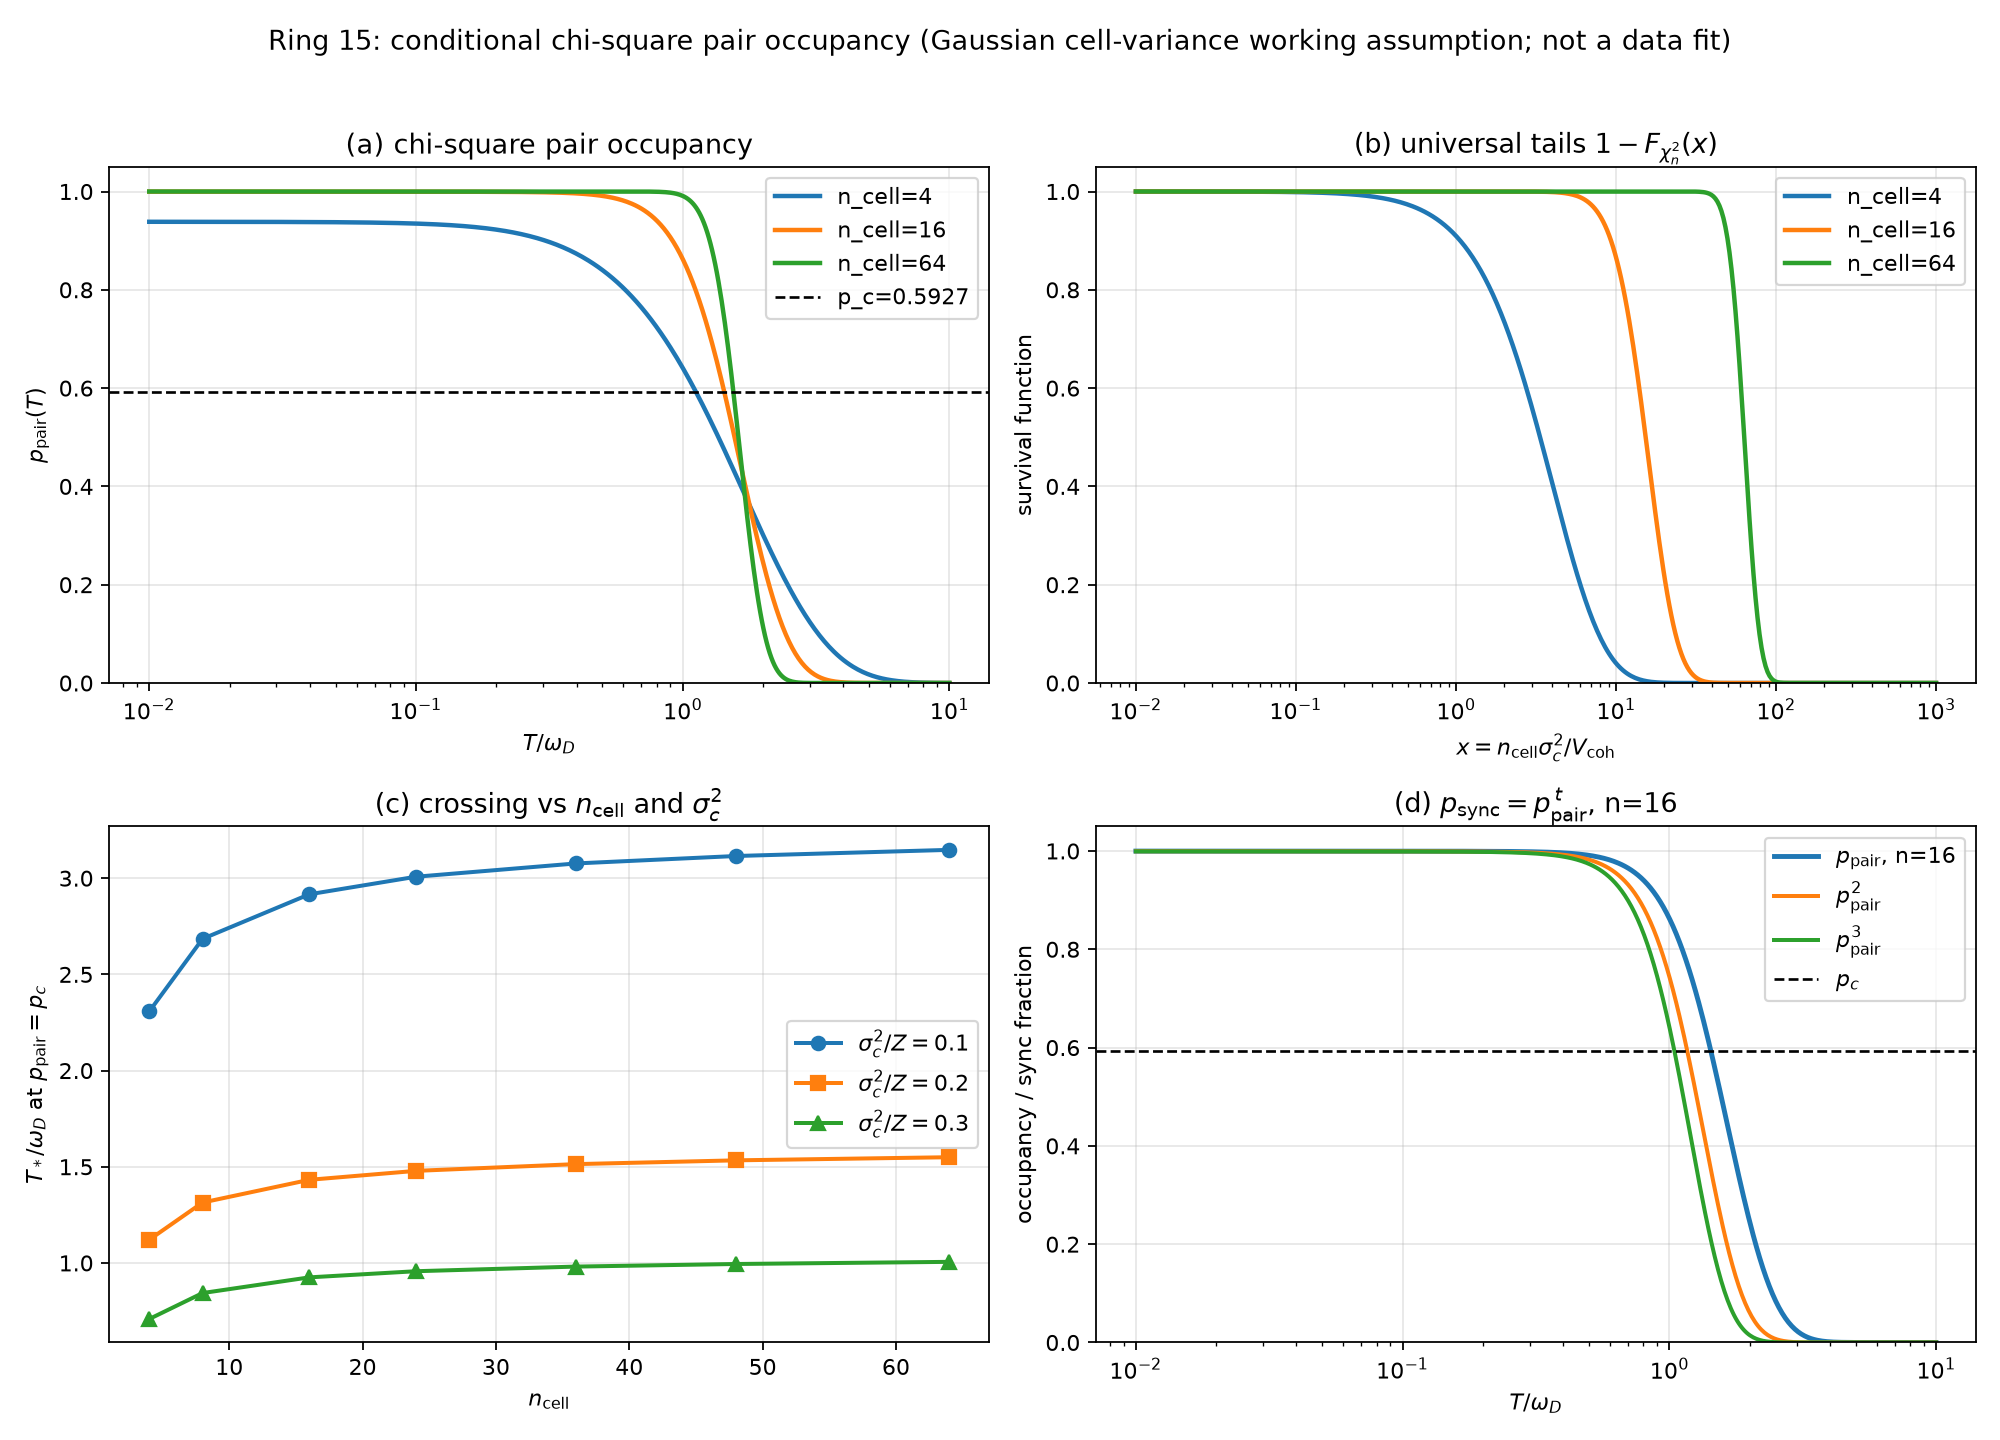

Write the Python code that produced this figure.
"""
环 15：配对概率的 chi-square 分布（条件推导，不是数据拟合）

假设（工作假设，明确标注）：
  delta C_ij 是零均值高斯随机场，局域格胞含 n_cell 个独立模。
  则 n_cell * V_hat / V_coh ~ chi^2_{n_cell}。
  p_pair(T) = Pr[V_hat > sigma_c^2]
            = 1 - F_chi2(n_cell, n_cell * sigma_c^2 / V_coh(T))
            = chi2_sf(n_cell, x),  x = n_cell * sigma_c^2 / (Z w(T)).

  注：n_cell 是 chi-square 统计自由度，不是 06／主链的容量 n_eff；
      两者是否同一对象未证。

输出：
  环15_配对概率分布.csv
  环15_配对概率分布_交点.csv
  环15_配对概率分布.png
"""

import csv
import math
import os

import numpy as np
import matplotlib
matplotlib.use("Agg")
import matplotlib.pyplot as plt

HERE = os.path.dirname(os.path.abspath(__file__))
OUT_CSV = os.path.join(HERE, "环15_配对概率分布.csv")
OUT_CROSS = os.path.join(HERE, "环15_配对概率分布_交点.csv")
OUT_PNG = os.path.join(HERE, "环15_配对概率分布.png")

Z = 1.0
OMEGA_D = 1.0
SIGMA_C2 = 0.20          # sigma_c^2 / Z
P_C = 0.592746           # 2D site percolation threshold
N_LIST = [4, 16, 64]
T_GRID = np.logspace(-2, 1, 500)


def w_debye(T):
    """Debye 多模相干权重 w(T)=2∫_0^1 x tanh(x/(2T)) dx."""
    xg = np.linspace(0.0, 1.0, 4000)
    return 2.0 * np.trapezoid(xg * np.tanh(xg / (2.0 * T)), xg)


def chi2_sf_even(n, x):
    """Survival function of chi-square with even n at x.

    For n=2m: sf = exp(-x/2) * sum_{k=0}^{m-1} (x/2)^k / k!.
    """
    if x <= 0.0:
        return 1.0
    if x > 1000.0:
        return 0.0
    m = n // 2
    half = 0.5 * x
    s = 0.0
    term = 1.0
    for k in range(m):
        s += term
        term *= half / (k + 1)
    return math.exp(-half) * s


def p_pair(T, n, sigma_c2=SIGMA_C2):
    w = w_debye(T)
    x = n * sigma_c2 / (Z * w)
    return chi2_sf_even(n, x)


def crossing_T(n, target=P_C, sigma_c2=SIGMA_C2):
    """First T where p_pair(T) <= target; linear interpolation in T."""
    ps = np.array([p_pair(t, n, sigma_c2) for t in T_GRID])
    idx = np.where(ps <= target)[0]
    if len(idx) == 0:
        return float("nan")
    i = idx[0]
    if i == 0:
        return float(T_GRID[0])
    t0, t1 = T_GRID[i - 1], T_GRID[i]
    p0, p1 = ps[i - 1], ps[i]
    return float(t0 + (target - p0) * (t1 - t0) / (p1 - p0))


def low_T_slope(n, sigma_c2, t0=0.005, t1=0.05):
    """Numerical exponent of 1-p_pair ~ T^p at low T."""
    ts = np.logspace(np.log10(t0), np.log10(t1), 24)
    ys = np.array([max(1.0 - p_pair(t, n, sigma_c2), 1e-300) for t in ts])
    return float(np.polyfit(np.log(ts), np.log(ys), 1)[0])


def low_T_excess_slope(n, sigma_c2, t0=0.005, t1=0.05):
    """Numerical exponent of p_pair(0)-p_pair(T) at low T."""
    p0 = chi2_sf_even(n, n * sigma_c2 / Z)
    ts = np.logspace(np.log10(t0), np.log10(t1), 24)
    ys = np.array([max(p0 - p_pair(t, n, sigma_c2), 1e-300) for t in ts])
    return float(np.polyfit(np.log(ts), np.log(ys), 1)[0])


def chi2_sf_asymp(n, x):
    """Leading large-x tail of chi-square with n dof."""
    return (x ** (n / 2 - 1) * math.exp(-x / 2)
            / (2 ** (n / 2 - 1) * math.gamma(n / 2)))


def main():
    w = np.array([w_debye(t) for t in T_GRID])
    p = {n: np.array([chi2_sf_even(n, n * SIGMA_C2 / (Z * wi)) for wi in w])
         for n in N_LIST}
    psync2 = {n: p[n] ** 2 for n in N_LIST}
    psync3 = {n: p[n] ** 3 for n in N_LIST}

    with open(OUT_CSV, "w", newline="", encoding="utf-8") as f:
        wr = csv.writer(f)
        wr.writerow(["T_over_omegaD", "w_debye"] +
                    [f"p_pair_n{n}" for n in N_LIST] +
                    ["p_sync_t2_n16", "p_sync_t3_n16"])
        for i, t in enumerate(T_GRID):
            wr.writerow([f"{t:.10g}", f"{w[i]:.12g}"] +
                        [f"{p[n][i]:.12g}" for n in N_LIST] +
                        [f"{psync2[16][i]:.12g}", f"{psync3[16][i]:.12g}"])

    cross_rows = []
    for n in N_LIST:
        cross_rows.append((n, p[n][0], crossing_T(n)))
    for n in [4, 16, 64]:
        for s2 in [0.10, 0.20, 0.30]:
            cross_rows.append((n, s2, crossing_T(n, sigma_c2=s2)))

    with open(OUT_CROSS, "w", newline="", encoding="utf-8") as f:
        wr = csv.writer(f)
        wr.writerow(["n_cell", "sigma_c2_over_Z", "T_star_over_omegaD"])
        for n, s2, tstar in cross_rows:
            wr.writerow([n, f"{s2:.6g}", f"{tstar:.12g}"])

    fig, axes = plt.subplots(2, 2, figsize=(12.5, 9.0))
    ax = axes[0, 0]
    for n in N_LIST:
        ax.plot(T_GRID, p[n], lw=2.0, label=f"n_cell={n}")
    ax.axhline(P_C, color="k", ls="--", lw=1.2, label=f"p_c={P_C:.4f}")
    ax.set_xscale("log")
    ax.set_xlabel(r"$T/\omega_D$")
    ax.set_ylabel(r"$p_{\rm pair}(T)$")
    ax.set_title("(a) chi-square pair occupancy")
    ax.set_ylim(0, 1.05)
    ax.legend()
    ax.grid(alpha=0.3)

    ax = axes[0, 1]
    xg = np.logspace(-2, 3, 400)
    for n in N_LIST:
        ax.plot(xg, [chi2_sf_even(n, x) for x in xg], lw=2.0,
                label=f"n_cell={n}")
    ax.set_xscale("log")
    ax.set_xlabel(r"$x=n_{\rm cell}\sigma_c^2/V_{\rm coh}$")
    ax.set_ylabel("survival function")
    ax.set_title(r"(b) universal tails $1-F_{\chi^2_n}(x)$")
    ax.set_ylim(0, 1.05)
    ax.legend()
    ax.grid(alpha=0.3)

    ax = axes[1, 0]
    ns = np.array([4, 8, 16, 24, 36, 48, 64])
    for s2, marker in [(0.10, "o"), (0.20, "s"), (0.30, "^")]:
        ts = [crossing_T(int(n), sigma_c2=s2) for n in ns]
        ax.plot(ns, ts, marker=marker, lw=1.8,
                label=fr"$\sigma_c^2/Z={s2}$")
    ax.set_xlabel(r"$n_{\rm cell}$")
    ax.set_ylabel(r"$T_*/\omega_D$ at $p_{\rm pair}=p_c$")
    ax.set_title(r"(c) crossing vs $n_{\rm cell}$ and $\sigma_c^2$")
    ax.legend()
    ax.grid(alpha=0.3)

    ax = axes[1, 1]
    ax.plot(T_GRID, p[16], lw=2.2, label=r"$p_{\rm pair}$, n=16")
    ax.plot(T_GRID, psync2[16], lw=1.8, label=r"$p_{\rm pair}^2$")
    ax.plot(T_GRID, psync3[16], lw=1.8, label=r"$p_{\rm pair}^3$")
    ax.axhline(P_C, color="k", ls="--", lw=1.2, label=r"$p_c$")
    ax.set_xscale("log")
    ax.set_xlabel(r"$T/\omega_D$")
    ax.set_ylabel("occupancy / sync fraction")
    ax.set_title(r"(d) $p_{\rm sync}=p_{\rm pair}^{\,t}$, n=16")
    ax.set_ylim(0, 1.05)
    ax.legend()
    ax.grid(alpha=0.3)

    fig.suptitle("Ring 15: conditional chi-square pair occupancy "
                 "(Gaussian cell-variance working assumption; not a data fit)")
    fig.tight_layout(rect=(0, 0, 1, 0.96))
    fig.savefig(OUT_PNG, dpi=160)

    print(f"Z={Z}, omega_D={OMEGA_D}, sigma_c^2/Z={SIGMA_C2}, p_c={P_C}")
    for n in N_LIST:
        print(f"n={n:3d}  p_pair(Tmin)={p[n][0]:.12g}  "
              f"p_pair(Tmax)={p[n][-1]:.12g}  Tstar={crossing_T(n):.12g}")
    print(f"w(Tmin)={w[0]:.12g}  w(Tmax)={w[-1]:.12g}")
    for n in [4, 8, 16]:
        print(f"low-T excess slope for n={n:2d}, sigma_c2/Z=0.2: "
              f"{low_T_excess_slope(n, 0.2):.6f} (expect 2)")
    for n in [4, 16]:
        t_hi = 10.0
        x = n * SIGMA_C2 / (Z * w_debye(t_hi))
        ratio = p_pair(t_hi, n) / chi2_sf_asymp(n, x)
        print(f"high-T asymptotic ratio n={n:2d}, T=10: {ratio:.6f} (expect 1)")
    for s2 in [0.10, 0.20, 0.30]:
        print(f"sigma_c2/Z={s2:.2f}  Tstar(n=16)={crossing_T(16, sigma_c2=s2):.12g}")
    print(f"files: {OUT_CSV}, {OUT_CROSS}, {OUT_PNG}")


if __name__ == "__main__":
    main()
